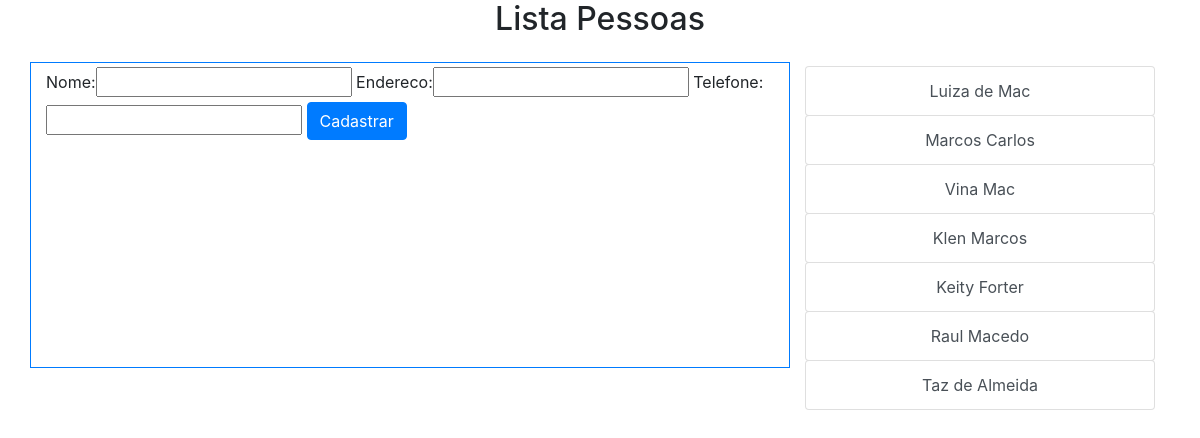
/core/pessoas/, run on an earlier commit of the app's database.
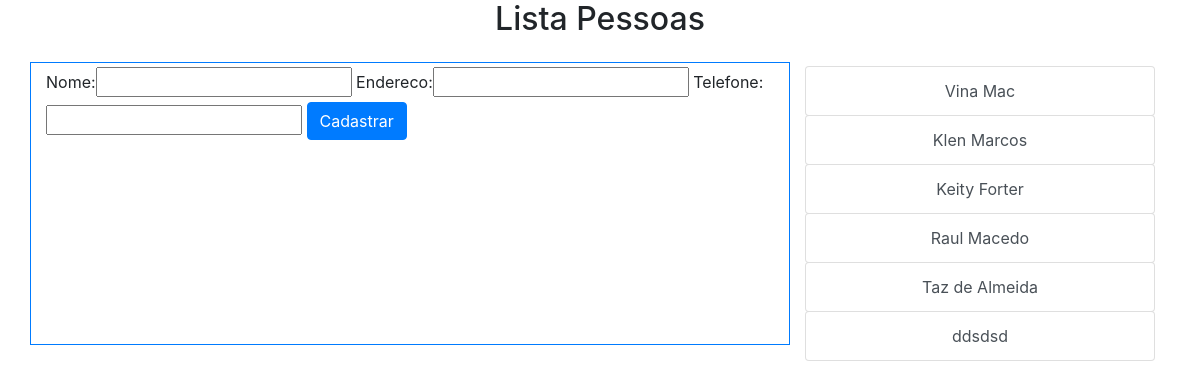
And on a later commit of the database.
### core/models.py (models this page shows, shortened)
class Pessoa(models.Model):
	nome = models.CharField(max_length=50)
	endereco = models.CharField(max_length=100)
	telefone = models.CharField(max_length=20)

### core/views.py (the view)
# urls.py: path('pessoas/', lista_pessoas, name='core_lista_pessoas'),
def lista_pessoas(request):
	pessoas = Pessoa.objects.all()
	form = PessoaForm()
	data = {'pessoas': pessoas, 'form': form}
	return render(request, 'core/lista_pessoas.html', data)

### core/forms.py
class PessoaForm(ModelForm):
	class Meta:
		model = Pessoa
		fields = '__all__'

### core/templates/core/lista_pessoas.html (shortened to what this page needs)
{% extends 'base.html' %}
{% load bootstrap %}
{% block main %}
<div class="row mb-3">
	<div class="col-sm-12 text-center">
		<h2>Lista Pessoas</h2>
	</div>
</div>
<div class="row">
	<div class="col-sm-8 table table-bordered pt-1 pb-1 border border-primary"
	style="max-height: 306px">
		<form class="" action="{% url 'core_cadastra_pessoas' %}"
		method="POST">
		{{ form|bootstrap }}
			<button class="btn btn-primary"
			type="submit">Cadastrar</button>
		</form>
	</div>
	<div class="col-sm-4 pt-1 text-center">
		<div class="list-group">
			{% for pessoa in pessoas %}
			<a href="{% url 'core_update_pessoas' pessoa.id %}" class="list-group-item list-group-item-action btn btn-primary"
			role="button" aria-pressed="true">
   			{{ pessoa.nome }}
  			</a>
			{% endfor %}
		</div>
	</div>
</div>
{% endblock %}

What changed in the data, as far as the page shows it:
removed Pessoa: nome "Luiza de Mac"
removed Pessoa: nome "Marcos Carlos"
added Pessoa: nome "ddsdsd"
